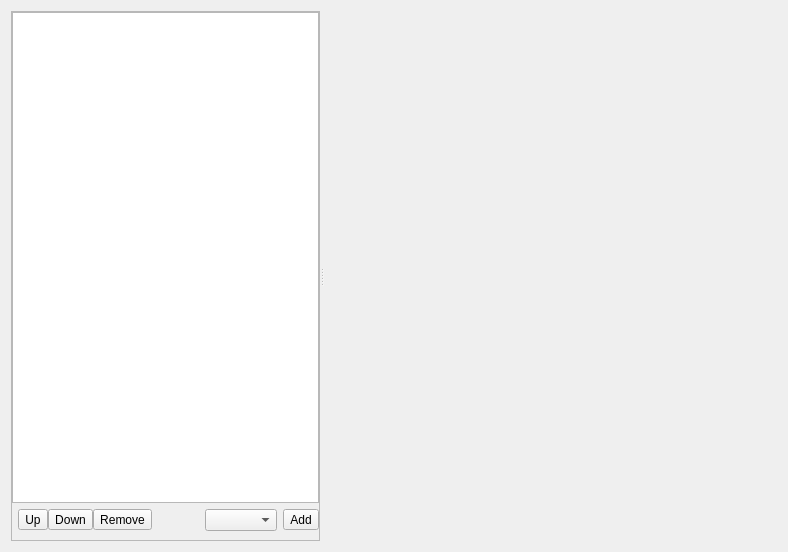
<?xml version="1.0" encoding="UTF-8"?>
<ui version="4.0">
 <class>AccountDlg</class>
 <widget class="QWidget" name="AccountDlg">
  <property name="geometry">
   <rect>
    <x>0</x>
    <y>0</y>
    <width>788</width>
    <height>552</height>
   </rect>
  </property>
  <property name="windowTitle">
   <string>Form</string>
  </property>
  <layout class="QVBoxLayout" name="verticalLayout">
   <item>
    <widget class="QSplitter" name="splitter">
     <property name="orientation">
      <enum>Qt::Horizontal</enum>
     </property>
     <widget class="QFrame" name="frame1_accountList">
      <property name="sizePolicy">
       <sizepolicy hsizetype="Minimum" vsizetype="MinimumExpanding">
        <horstretch>0</horstretch>
        <verstretch>0</verstretch>
       </sizepolicy>
      </property>
      <property name="minimumSize">
       <size>
        <width>0</width>
        <height>0</height>
       </size>
      </property>
      <property name="maximumSize">
       <size>
        <width>16777215</width>
        <height>16777215</height>
       </size>
      </property>
      <property name="sizeIncrement">
       <size>
        <width>0</width>
        <height>0</height>
       </size>
      </property>
      <property name="frameShape">
       <enum>QFrame::StyledPanel</enum>
      </property>
      <property name="frameShadow">
       <enum>QFrame::Raised</enum>
      </property>
      <layout class="QGridLayout" name="gridLayout_9">
       <property name="leftMargin">
        <number>0</number>
       </property>
       <property name="topMargin">
        <number>0</number>
       </property>
       <property name="rightMargin">
        <number>0</number>
       </property>
       <item row="1" column="4">
        <widget class="QToolButton" name="button_accountAdd">
         <property name="sizePolicy">
          <sizepolicy hsizetype="Fixed" vsizetype="Fixed">
           <horstretch>0</horstretch>
           <verstretch>0</verstretch>
          </sizepolicy>
         </property>
         <property name="sizeIncrement">
          <size>
           <width>0</width>
           <height>0</height>
          </size>
         </property>
         <property name="toolTip">
          <string>Add a new account</string>
         </property>
         <property name="whatsThis">
          <string>This button enables you to initialize a new account. You will then be able to edit it using the form on the right.</string>
         </property>
         <property name="text">
          <string comment="Add new account">Add</string>
         </property>
         <property name="icon">
          <iconset theme="list-add"/>
         </property>
         <property name="shortcut">
          <string notr="true">+</string>
         </property>
        </widget>
       </item>
       <item row="1" column="3">
        <widget class="AutoComboBox" name="m_pGlobalProto"/>
       </item>
       <item row="0" column="0" colspan="5">
        <widget class="QTreeView" name="m_pAccountList">
         <property name="sizePolicy">
          <sizepolicy hsizetype="Minimum" vsizetype="Expanding">
           <horstretch>0</horstretch>
           <verstretch>0</verstretch>
          </sizepolicy>
         </property>
         <property name="minimumSize">
          <size>
           <width>150</width>
           <height>0</height>
          </size>
         </property>
         <property name="maximumSize">
          <size>
           <width>16777215</width>
           <height>16777215</height>
          </size>
         </property>
         <property name="acceptDrops">
          <bool>true</bool>
         </property>
         <property name="whatsThis">
          <string>By default, when you place a call, Ring will use the first account in this list which is &quot;registered&quot;. Change the order of the accounts using the &quot;Up&quot; and &quot;Down&quot; arrows. Enable/disable them by checking/unchecking them on the left of the item. Add or remove some with &quot;Plus&quot; and &quot;Sub&quot; buttons. Edit the selected account with the form on the right.</string>
         </property>
         <property name="dragEnabled">
          <bool>true</bool>
         </property>
         <property name="dragDropMode">
          <enum>QAbstractItemView::DragDrop</enum>
         </property>
         <property name="defaultDropAction">
          <enum>Qt::MoveAction</enum>
         </property>
         <property name="indentation">
          <number>5</number>
         </property>
         <property name="headerHidden">
          <bool>true</bool>
         </property>
        </widget>
       </item>
       <item row="1" column="2">
        <spacer name="horizontalSpacer">
         <property name="orientation">
          <enum>Qt::Horizontal</enum>
         </property>
         <property name="sizeHint" stdset="0">
          <size>
           <width>41</width>
           <height>21</height>
          </size>
         </property>
        </spacer>
       </item>
       <item row="1" column="1">
        <layout class="QHBoxLayout" name="horizontalLayout_6">
         <property name="spacing">
          <number>0</number>
         </property>
         <item>
          <widget class="LeftToolButton" name="m_pMoveUp">
           <property name="toolTip">
            <string>Get this account up</string>
           </property>
           <property name="whatsThis">
            <string>By default, when you place a call, Ring will use the first account in this list which is &quot;registered&quot;. Change the order of the accounts using the &quot;Up&quot; and &quot;Down&quot; arrows.</string>
           </property>
           <property name="text">
            <string comment="Move account up">Up</string>
           </property>
           <property name="icon">
            <iconset theme="go-up"/>
           </property>
           <property name="shortcut">
            <string notr="true">Up, PgUp</string>
           </property>
          </widget>
         </item>
         <item>
          <widget class="CenterToolButton" name="m_pMoveDown">
           <property name="toolTip">
            <string>Get this account down</string>
           </property>
           <property name="whatsThis">
            <string>By default, when you place a call, Ring will use the first account in this list which is &quot;registered&quot;. Change the order of the accounts using the &quot;Up&quot; and &quot;Down&quot; arrows.</string>
           </property>
           <property name="text">
            <string comment="Move account down">Down</string>
           </property>
           <property name="icon">
            <iconset theme="go-down"/>
           </property>
           <property name="shortcut">
            <string notr="true">Down, PgDown</string>
           </property>
          </widget>
         </item>
         <item>
          <widget class="RightToolButton" name="m_pRemove">
           <property name="sizePolicy">
            <sizepolicy hsizetype="Fixed" vsizetype="Fixed">
             <horstretch>0</horstretch>
             <verstretch>0</verstretch>
            </sizepolicy>
           </property>
           <property name="toolTip">
            <string>Remove the selected account</string>
           </property>
           <property name="whatsThis">
            <string>This button will remove the selected account in the list below. Be sure you really don't need it anymore. If you think you might use it again later, just uncheck it.</string>
           </property>
           <property name="accessibleDescription">
            <string/>
           </property>
           <property name="text">
            <string comment="Remove selected account">Remove</string>
           </property>
           <property name="icon">
            <iconset theme="list-remove"/>
           </property>
           <property name="shortcut">
            <string notr="true">-, Del, Backspace</string>
           </property>
          </widget>
         </item>
        </layout>
       </item>
      </layout>
     </widget>
     <widget class="Pages::Account" name="m_pPanel" native="true">
      <property name="sizePolicy">
       <sizepolicy hsizetype="Expanding" vsizetype="Preferred">
        <horstretch>6</horstretch>
        <verstretch>0</verstretch>
       </sizepolicy>
      </property>
      <property name="baseSize">
       <size>
        <width>0</width>
        <height>0</height>
       </size>
      </property>
     </widget>
    </widget>
   </item>
  </layout>
 </widget>
 <customwidgets>
  <customwidget>
   <class>LeftToolButton</class>
   <extends>QToolButton</extends>
   <header>widgets/groupedtoolbutton.h</header>
  </customwidget>
  <customwidget>
   <class>RightToolButton</class>
   <extends>QToolButton</extends>
   <header>widgets/groupedtoolbutton.h</header>
  </customwidget>
  <customwidget>
   <class>AutoComboBox</class>
   <extends>QComboBox</extends>
   <header>widgets/autocombobox.h</header>
  </customwidget>
  <customwidget>
   <class>CenterToolButton</class>
   <extends>QToolButton</extends>
   <header>widgets/groupedtoolbutton.h</header>
  </customwidget>
  <customwidget>
   <class>Pages::Account</class>
   <extends>QWidget</extends>
   <header>accountpages/account.h</header>
   <container>1</container>
   <slots>
    <slot>setAccount(QModelIndex)</slot>
   </slots>
  </customwidget>
 </customwidgets>
 <resources/>
 <connections>
  <connection>
   <sender>button_accountAdd</sender>
   <signal>clicked()</signal>
   <receiver>AccountDlg</receiver>
   <slot>slotNewAddAccount()</slot>
   <hints>
    <hint type="sourcelabel">
     <x>327</x>
     <y>530</y>
    </hint>
    <hint type="destinationlabel">
     <x>361</x>
     <y>550</y>
    </hint>
   </hints>
  </connection>
  <connection>
   <sender>m_pAccountList</sender>
   <signal>clicked(QModelIndex)</signal>
   <receiver>m_pPanel</receiver>
   <slot>setAccount(QModelIndex)</slot>
   <hints>
    <hint type="sourcelabel">
     <x>233</x>
     <y>131</y>
    </hint>
    <hint type="destinationlabel">
     <x>520</x>
     <y>151</y>
    </hint>
   </hints>
  </connection>
 </connections>
 <slots>
  <slot>slotNewAddAccount()</slot>
  <slot>setCurrentAccount(QModelIndex)</slot>
 </slots>
</ui>
